Frame 1 (no input): blank canvas, image omitted
Frame 60 (the mouse pressed at the canvas centre just before this capture): blank canvas, image omitted
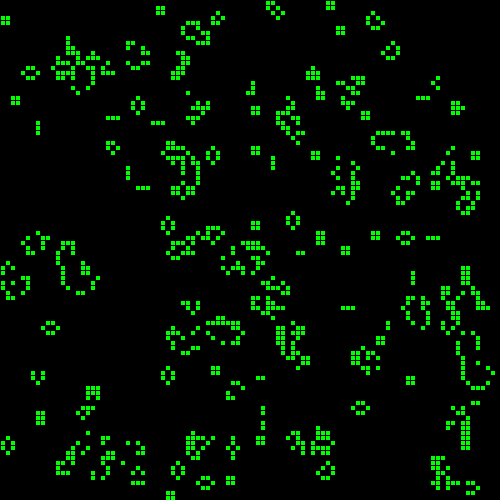
Frame 120 (the mouse held since frame 60 and released just before this capture)

The Processing sketch whose frames 1 and 60 were blank and that drew this single picture after the mouse press (run headless with seeded random() and noise(); from frame 60 on, the mouse is pressed at the canvas centre):

// Processing sketch: lifegame
// ── lifegame.pde
public enum State{
  DEATH(0),
  LIFE(1);
  private int id;
  private State(int id){
    this.id = id;
  }  
  public int GetValue(){
    return this.id;
  }
}

static int DisplaySize = 500;
static int FieldSize = 100;
State field[][] = new State[FieldSize + 2][FieldSize + 2];  //define buffer around the field.

void setup(){
  size(500, 500);  //size function cannot be used numbers.

  //initialize field
  for(int i=0; i != FieldSize + 2; i++){
    for(int j=0; j != FieldSize + 2; j++){
      
      //initialize buffer as death cell.
      if(i == 0 || i == FieldSize + 1 || j == 0 || j == FieldSize + 1){
        field[i][j] = State.DEATH;
        continue;
      }
      
      //initialize field as death or life.
      float rnd = random(1);
      if(rnd > 0.5)
        field[i][j] = State.DEATH;
      else
        field[i][j] = State.LIFE;      
    }
  }
}

void UpdateField()
{
  //copy and clear field
  State field_copy[][] = new State[FieldSize+2][FieldSize+2];
  for(int i=0; i != FieldSize + 2; i++){
    for(int j=0; j != FieldSize + 2; j++){
      field_copy[i][j] = field[i][j];
      field[i][j] = State.DEATH;
    }
  }
  
  //update field
  for(int i=1; i != FieldSize + 1; i++){
    for(int j=1; j != FieldSize + 1; j++){
      //count life cell around target cell
      int life_cnt = 0;
      life_cnt += field_copy[i-1][j-1].GetValue();
      life_cnt += field_copy[i-1][j].GetValue();
      life_cnt += field_copy[i-1][j+1].GetValue();
      life_cnt += field_copy[i][j-1].GetValue();
      life_cnt += field_copy[i][j+1].GetValue();
      life_cnt += field_copy[i+1][j-1].GetValue();
      life_cnt += field_copy[i+1][j].GetValue();
      life_cnt += field_copy[i+1][j+1].GetValue();
      
      if((field_copy[i][j] == State.DEATH) && (life_cnt == 3))
        field[i][j] = State.LIFE;
      else if((field_copy[i][j] == State.LIFE) && (life_cnt == 2 || life_cnt == 3))
        field[i][j] = State.LIFE;
    }
  }
  return;
}

boolean start = false;
void draw()
{
  if(mousePressed)
    start = true;
  if(!start)
    return;

  UpdateField();
  for(int i=1; i != FieldSize + 1; i++){
    for(int j=1; j != FieldSize + 1; j++){
      int CellSize = DisplaySize / FieldSize;
      if(field[i][j] == State.DEATH)
        fill(0);
      else
        fill(0,255,0);
        
      rect((j-1)*CellSize, (i-1)*CellSize, CellSize, CellSize);
    }
  }
  delay(10);

}
